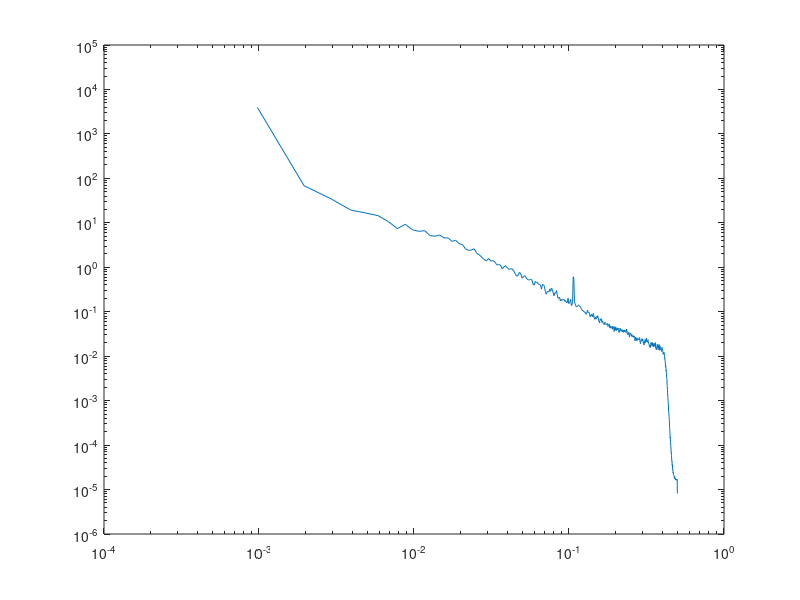
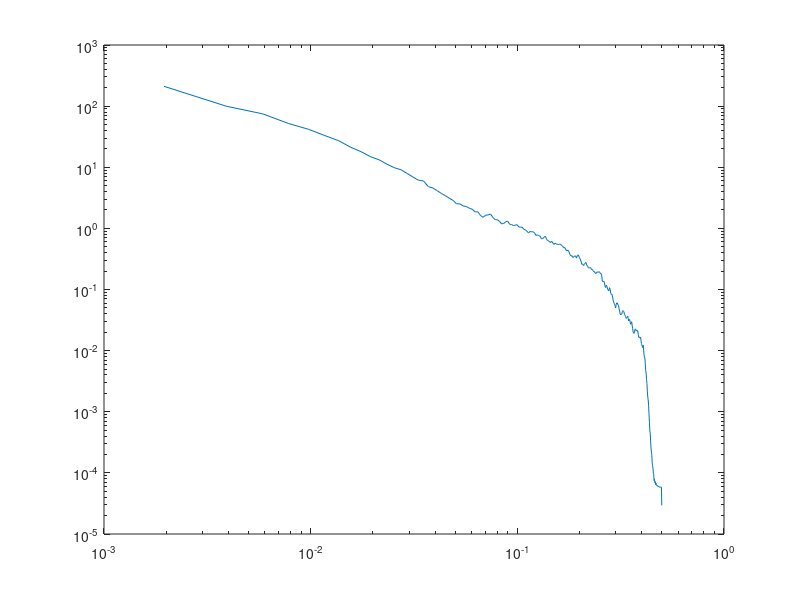

These charts were generated, in order, by the following MATLAB code:
first_a = load("data/solar_wind1a.dat");
second = load("data/solar_wind2.dat");

figure;
[pxx, freq] = pwelch(first_a);
loglog(freq, pxx);
print('-dpng', 'figures/psd1a.png');

figure;
[pxx, freq] = pwelch(second);
loglog(freq, pxx);
print('-dpng', 'figures/psd2.png');
